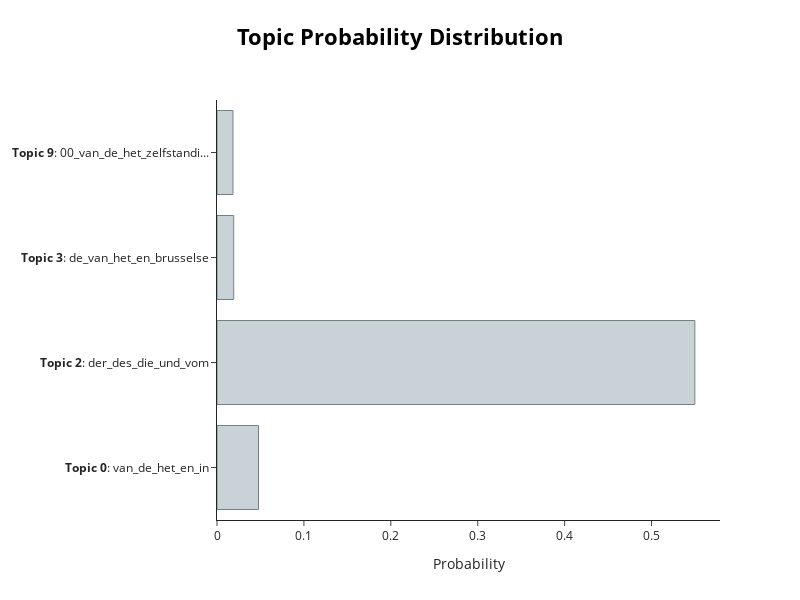

Notebook code cell kept with this figure:
### Code cell
topic_model.visualize_distribution(probs[200], min_probability=0.015)

### Figure 1 — Plotly figure (JSON) as saved in the notebook; plotly's stock layout.template omitted (floating-point values rounded to 4 significant figures)
{"data": [{"marker": {"color": "#C8D2D7", "line": {"color": "#6E8484", "width": 1}}, "orientation": "h", "type": "bar", "x": [0.04777, 0.5498, 0.01921, 0.01838], "y": ["<b>Topic 0</b>: van_de_het_en_in", "<b>Topic 2</b>: der_des_die_und_vom", "<b>Topic 3</b>: de_van_het_en_brusselse", "<b>Topic 9</b>: 00_van_de_het_zelfstandi..."]}], "layout": {"height": 600, "hoverlabel": {"bgcolor": "white", "font": {"family": "Rockwell", "size": 16}}, "title": {"font": {"color": "Black", "size": 22}, "text": "<b>Topic Probability Distribution", "x": 0.5, "xanchor": "center", "y": 0.95, "yanchor": "top"}, "width": 800, "xaxis": {"title": {"text": "Probability"}}}}
